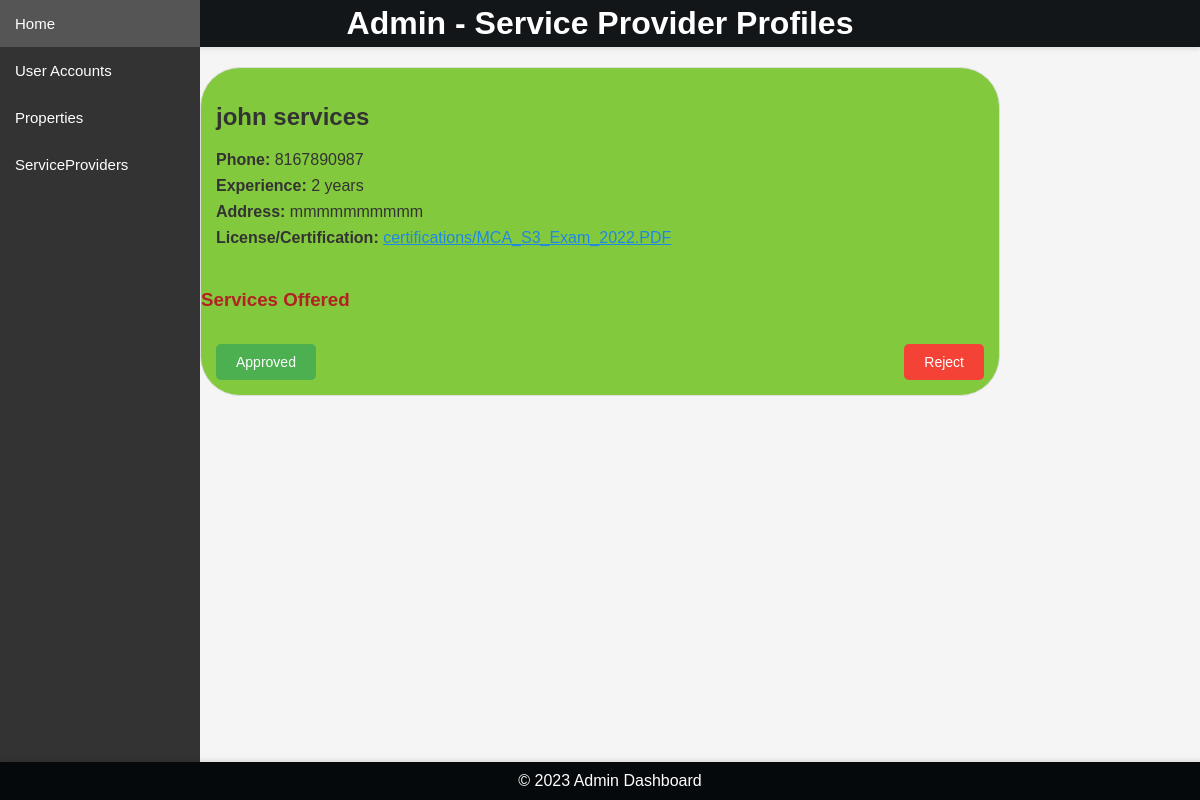
The page /adminserpropage/ on the database as committed earlier.
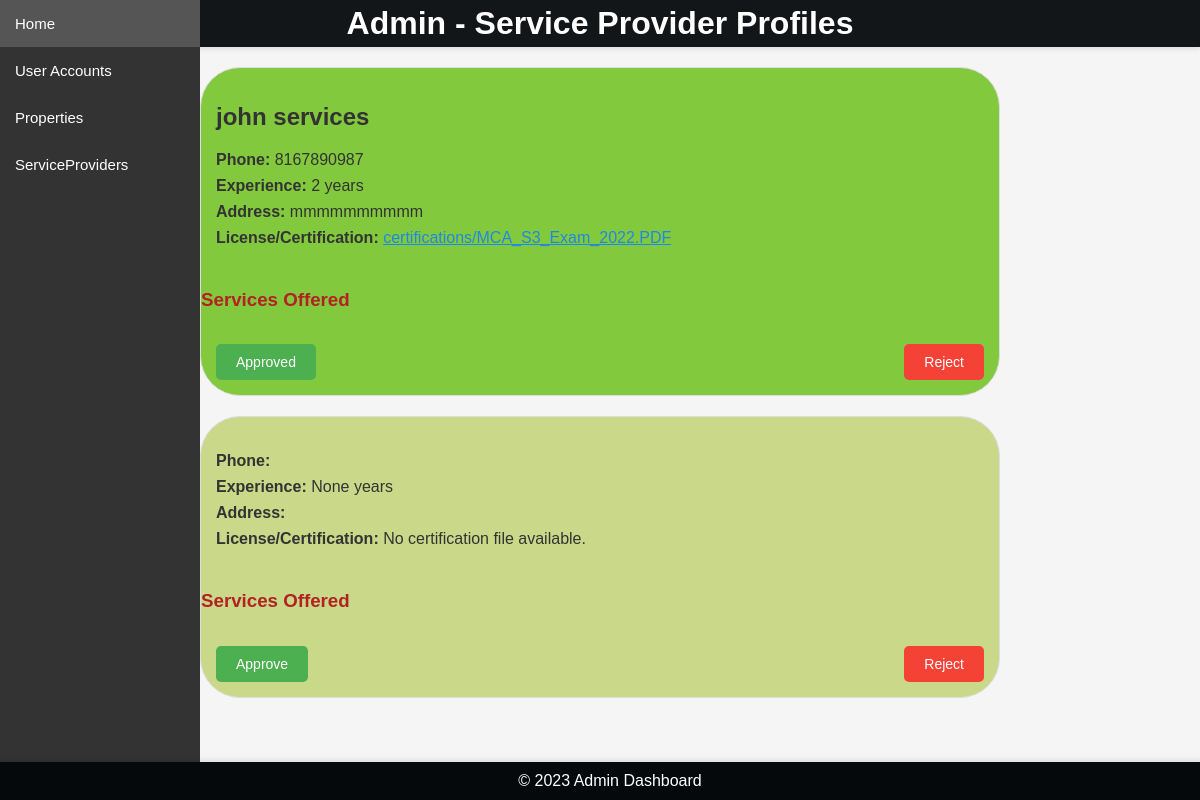
The same page on the database as committed later.
### rental/models.py (models this page shows, shortened)
class ServiceProviderProfile(models.Model):
    user = models.OneToOneField(get_user_model(), on_delete=models.CASCADE)
    name = models.CharField(max_length=100)
    phone = models.CharField(max_length=15)
    business_name = models.CharField(max_length=200)
    experience = models.IntegerField(null=True, blank=True)
    certification_file = models.FileField(upload_to='certifications/')
    address = models.TextField()
    approved = models.BooleanField(null=True)

### rental/views.py (the view)
# urls.py: path('adminserpropage/', views.adminserpropage, name='adminserpropage'),
def adminserpropage(request):
    service_provider_profiles = ServiceProviderProfile.objects.prefetch_related('service_set').all()
    return render(request, 'adminserpropage.html', {'service_provider_profiles': service_provider_profiles})

### templates/adminserpropage.html (shortened to what this page needs)
{% load static %}
<!DOCTYPE html>
<html lang="en">
<head>
</head>
<body>
    <div class="sidebar">
        <a href="{% url 'index' %}">Home</a>
        <a href="{% url 'adminregusers' %}">User Accounts</a>
        <a href="{% url 'admprop' %}">Properties</a>
        <a href="{% url 'adminserpropage' %}">ServiceProviders</a>
    </div>
    <header>
        <h1 style="margin: 0;">Admin - Service Provider Profiles</h1>
    </header>
    <section class="service-providers">
        {% for profile in service_provider_profiles %}
            <div class="profile-container {% if profile.approved %}approved{% endif %}">
                <div class="profile-details">
                    <h2>{{ profile.business_name }}</h2>
                    <p><strong>Phone:</strong> {{ profile.phone }}</p>
                    <p><strong>Experience:</strong> {{ profile.experience }} years</p>
                    <p><strong>Address:</strong> {{ profile.address }}</p>
                    <p><strong>License/Certification:</strong>
                        {% if profile.certification_file %}
                            <a href="{{ profile.certification_file.url }}" target="_blank" style="color: #1E88E5;">
                                {{ profile.certification_file.name }}
                            </a>
                        {% else %}
                            No certification file available.
                        {% endif %}
                    </p>
                </div>
                <h3 class="services-heading" style="color: firebrick;">Services Offered</h3>
                <div class="approval-buttons">
                    {% if profile.approved %}
                        <button class="approve-btn" disabled>Approved</button>
                    {% else %}
                        <form method="post" action="{% url 'approve_profile' profile.id %}">
                            <button type="submit" class="approve-btn">Approve</button>
                        </form>
                    {% endif %}
                    <form method="post" action="{% url 'reject_profile' profile.id %}">
                        <button type="submit" class="reject-btn">Reject</button>
                    </form>
                </div>
            </div>
        {% endfor %}
    </section>
    <footer>
        <p style="margin: 0;">&copy; 2023 Admin Dashboard</p>
    </footer>
</body>
</html>

Rows that differ between the two databases and show on the page:
added ServiceProviderProfile: experience "None", certification_file "No certification file available.", approved "Approve"
